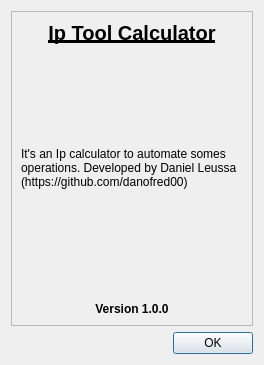
<?xml version="1.0" encoding="UTF-8"?>
<ui version="4.0">
 <class>HelpDialog</class>
 <widget class="QDialog" name="HelpDialog">
  <property name="geometry">
   <rect>
    <x>0</x>
    <y>0</y>
    <width>264</width>
    <height>365</height>
   </rect>
  </property>
  <property name="windowTitle">
   <string>About</string>
  </property>
  <layout class="QVBoxLayout" name="verticalLayout">
   <item>
    <widget class="QFrame" name="contentFrame">
     <property name="frameShape">
      <enum>QFrame::StyledPanel</enum>
     </property>
     <property name="frameShadow">
      <enum>QFrame::Raised</enum>
     </property>
     <layout class="QVBoxLayout" name="verticalLayout_2">
      <item alignment="Qt::AlignTop">
       <widget class="QLabel" name="TitleLabel">
        <property name="font">
         <font>
          <pointsize>15</pointsize>
          <bold>true</bold>
          <underline>true</underline>
         </font>
        </property>
        <property name="text">
         <string>Ip Tool Calculator</string>
        </property>
        <property name="alignment">
         <set>Qt::AlignCenter</set>
        </property>
       </widget>
      </item>
      <item>
       <widget class="QLabel" name="descriptionLabel">
        <property name="text">
         <string>It's an Ip calculator to automate somes operations. Developed by Daniel Leussa (https://github.com/danofred00)</string>
        </property>
        <property name="wordWrap">
         <bool>true</bool>
        </property>
        <property name="openExternalLinks">
         <bool>true</bool>
        </property>
        <property name="textInteractionFlags">
         <set>Qt::LinksAccessibleByKeyboard|Qt::LinksAccessibleByMouse</set>
        </property>
       </widget>
      </item>
      <item alignment="Qt::AlignBottom">
       <widget class="QLabel" name="versionLabel">
        <property name="font">
         <font>
          <italic>false</italic>
          <bold>true</bold>
         </font>
        </property>
        <property name="text">
         <string>Version 1.0.0</string>
        </property>
        <property name="alignment">
         <set>Qt::AlignCenter</set>
        </property>
       </widget>
      </item>
     </layout>
    </widget>
   </item>
   <item>
    <widget class="QDialogButtonBox" name="buttonBox">
     <property name="orientation">
      <enum>Qt::Horizontal</enum>
     </property>
     <property name="standardButtons">
      <set>QDialogButtonBox::Ok</set>
     </property>
    </widget>
   </item>
  </layout>
 </widget>
 <resources/>
 <connections>
  <connection>
   <sender>buttonBox</sender>
   <signal>accepted()</signal>
   <receiver>HelpDialog</receiver>
   <slot>accept()</slot>
   <hints>
    <hint type="sourcelabel">
     <x>248</x>
     <y>254</y>
    </hint>
    <hint type="destinationlabel">
     <x>157</x>
     <y>274</y>
    </hint>
   </hints>
  </connection>
  <connection>
   <sender>buttonBox</sender>
   <signal>rejected()</signal>
   <receiver>HelpDialog</receiver>
   <slot>reject()</slot>
   <hints>
    <hint type="sourcelabel">
     <x>316</x>
     <y>260</y>
    </hint>
    <hint type="destinationlabel">
     <x>286</x>
     <y>274</y>
    </hint>
   </hints>
  </connection>
 </connections>
</ui>
